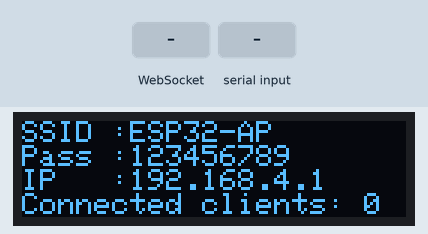
Simulated run of this program. Board: ESP32. Shown: 128×32 one-colour display. The inputs (shaded band) are chosen by the test bench. Storage starts empty; what the program prints to the serial monitor is not drawn.

Above: at 3.2 s.
3.3 s: WebSocket text "0" received
6.3 s: WebSocket text "5" received
8.8 s: "90,45,200\n" received over the second serial link
Timing chart, 0 to 11.8 s (numbered marks = the images above; inputs shaded):
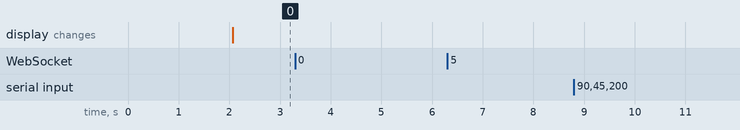

The program:

main.cpp
```cpp
#include <stdlib.h>
#include <Arduino.h>
#include <WiFi.h>
#include <AsyncTCP.h>
#include <ESPAsyncWebServer.h>
#include <Wire.h>
#include <Adafruit_GFX.h>
#include <Adafruit_SSD1306.h>
#include <LittleFS.h>
#include <FS.h>
#include <Arduino_JSON.h>

#define SCREEN_WIDTH 128 // OLED display width, in pixels
#define SCREEN_HEIGHT 32 // OLED display height, in pixels
// Declaration for an SSD1306 display connected to I2C (SDA, SCL pins)
Adafruit_SSD1306 display(SCREEN_WIDTH, SCREEN_HEIGHT, &Wire, -1);

// Replace with your network credentials
const char* ssid     = "ESP32-AP";
const char* password = "123456789";

const char* PARAM_INPUT_1 = "sample_num";
const char* PARAM_INPUT_2 = "scpi_opt";
const char* PARAM_INPUT_3 = "bode_plot";
const char* PARAM_INPUT_4 = "freq_avg";
const char* PARAM_INPUT_5 = "vpp_avg";
const char* PARAM_INPUT_6 = "id_device";

// Timer variables
unsigned long lastTime = 0;
unsigned long timerDelay = 500;

// Create AsyncWebServer object on port 80
AsyncWebServer server(80);
// Create a WebSocket object
AsyncWebSocket ws("/ws");
// Json Variable to Hold SCPI Readings
JSONVar SCPIVal;
// Function to read SCPI values and return as JSONVar
String passjsonval(){
  JSONVar SCPIValue;
  String receivedvpp1, receivedvpp2, receivedph, receivedfreq, jsonString;

  // Read SCPI values from Serial2
  Serial2.write(":MEAS:SOUR1 CH1\n:MEAS:PK2P?\n");
  receivedvpp1 = Serial2.readStringUntil('\n');
  SCPIValue["magnitude1"] = atof(receivedvpp1.c_str());

  Serial2.write(":MEASU:MEAS2:SOU2 CH2\n:MEASU:MEAS2:TYP PK2\n:MEASU:MEAS2:STATE ON\n:MEASU:MEAS2:VAL?\n");
  receivedvpp2 = Serial2.readStringUntil('\n');
  SCPIValue["magnitude2"] = atof(receivedvpp2.c_str());

  Serial2.write(":MEAS:FREQ?\n");
  receivedfreq = Serial2.readStringUntil('\n');
  SCPIValue["frequency"] = atof(receivedfreq.c_str());

  Serial2.write(":MEAS:SOUR1 CH1\n:MEAS:SOUR2 CH2\n:MEAS:PHA?\n");
  receivedph = Serial2.readStringUntil('\n');
  SCPIValue["phase"] = atof(receivedph.c_str());


  jsonString = JSON.stringify(SCPIValue);
  return jsonString;
}

void notFound(AsyncWebServerRequest *request) {
  request->send(404, "text/plain", "Not found");
}

void notifyClients(String sensorReadings) {
  ws.textAll(sensorReadings);
}

void handleWebSocketMessage(void *arg, uint8_t *data, size_t len) {
  AwsFrameInfo *info = (AwsFrameInfo*)arg;
  if (info->final && info->index == 0 && info->len == len && info->opcode == WS_TEXT) {
      String sensorReadings = passjsonval();
      Serial.print(sensorReadings);
      notifyClients(sensorReadings);
  }
}

void onEvent(AsyncWebSocket *server, AsyncWebSocketClient *client, AwsEventType type, void *arg, uint8_t *data, size_t len) {
  switch (type) {
    case WS_EVT_CONNECT:
      Serial.printf("WebSocket client #%u connected from %s\n", client->id(), client->remoteIP().toString().c_str());
      break;
    case WS_EVT_DISCONNECT:
      Serial.printf("WebSocket client #%u disconnected\n", client->id());
      break;
    case WS_EVT_DATA:
      handleWebSocketMessage(arg, data, len);
      break;
    case WS_EVT_PONG:
    case WS_EVT_ERROR:
      break;
  }
}

void initWebSocket() {
  ws.onEvent(onEvent);
  server.addHandler(&ws);
}

void initLittleFS() {
  if (!LittleFS.begin(true)) {
    Serial.println("An error has occurred while mounting LittleFS");
  }
  Serial.println("LittleFS mounted successfully");
}

void initOLED(){
  //display initiation
  if(!display.begin(SSD1306_SWITCHCAPVCC, 0x3C)) { // Address 0x3D for 128x64
    Serial.println(F("SSD1306 allocation failed"));
    for(;;);
  }
  delay(2000);
  display.clearDisplay();
}

void initWiFi(){
  //WiFi initiation
  WiFi.softAP(ssid, password);
  IPAddress IP = WiFi.softAPIP();
  Serial.print("AP IP address: ");
  Serial.println(IP);
}

void oled_text(IPAddress IPs, int client){
  //Display static text oled
  display.clearDisplay();
  display.setTextSize(1);
  display.setTextColor(WHITE);
  display.setCursor(0,0);
  display.print("SSID :");
  display.println(ssid);
  display.print("Pass :");
  display.println(password);
  display.print("IP   :");
  display.println(IPs);
  display.print("Connected clients: ");
  display.println(client);
  display.display();
}


void setup(){
  // Serial port for debugging purposes
  Serial.begin(115200);
  // Serial port for SCPI communication
  Serial2.begin(19200);

  initOLED();
  initWiFi();
  initLittleFS();
  initWebSocket();

  // Route for root / web page1
  server.on("/data", HTTP_GET, [](AsyncWebServerRequest *request){
    request->send(LittleFS, "/realtime.html", "text/html");
  });

  // Route for plotting page
  server.on("/", HTTP_GET, [](AsyncWebServerRequest *request){
    request->send(LittleFS, "/bode.html", "text/html");
  });

  server.serveStatic("/", LittleFS, "/");
  // Start server
  server.onNotFound(notFound);
  server.begin();
}

void loop() {
  int connectedClients = WiFi.softAPgetStationNum();
  IPAddress IP = WiFi.softAPIP();
  oled_text(IP, connectedClients);
  delay(100);

  if ((millis() - lastTime) > timerDelay) {
    String sensorReadings = passjsonval();
    Serial.println(sensorReadings);
    notifyClients(sensorReadings);
    lastTime = millis();
  }
  ws.cleanupClients();
}
```

Measured:
- after the input at 3.3 s, every drawn part: stays the same
- after the input at 6.3 s, every drawn part: stays the same
- after the input at 8.8 s, every drawn part: stays the same
